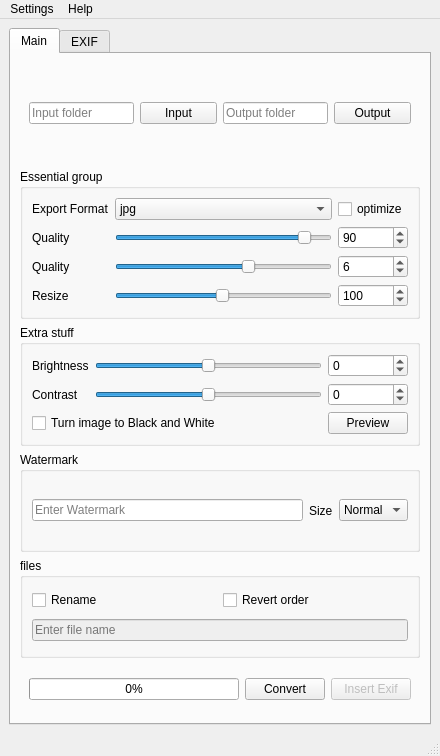
<?xml version="1.0" encoding="UTF-8"?>
<ui version="4.0">
 <class>MainWindow</class>
 <widget class="QMainWindow" name="MainWindow">
  <property name="windowModality">
   <enum>Qt::NonModal</enum>
  </property>
  <property name="geometry">
   <rect>
    <x>0</x>
    <y>0</y>
    <width>440</width>
    <height>756</height>
   </rect>
  </property>
  <property name="minimumSize">
   <size>
    <width>350</width>
    <height>677</height>
   </size>
  </property>
  <property name="maximumSize">
   <size>
    <width>1000</width>
    <height>1000</height>
   </size>
  </property>
  <property name="windowTitle">
   <string>OptimaLab35</string>
  </property>
  <widget class="QWidget" name="centralwidget">
   <layout class="QGridLayout" name="gridLayout">
    <item row="0" column="0">
     <widget class="QTabWidget" name="tabWidget">
      <property name="maximumSize">
       <size>
        <width>500</width>
        <height>16777215</height>
       </size>
      </property>
      <property name="currentIndex">
       <number>0</number>
      </property>
      <widget class="QWidget" name="tab_1">
       <attribute name="title">
        <string>Main</string>
       </attribute>
       <layout class="QVBoxLayout" name="verticalLayout_10">
        <item>
         <widget class="QFrame" name="folder_group">
          <property name="maximumSize">
           <size>
            <width>400</width>
            <height>16777215</height>
           </size>
          </property>
          <layout class="QGridLayout" name="gridLayout_5">
           <item row="0" column="1">
            <widget class="QPushButton" name="input_folder_button">
             <property name="minimumSize">
              <size>
               <width>70</width>
               <height>0</height>
              </size>
             </property>
             <property name="text">
              <string extracomment="Comment?">Input</string>
             </property>
             <property name="flat">
              <bool>false</bool>
             </property>
            </widget>
           </item>
           <item row="0" column="2">
            <widget class="QLineEdit" name="output_path">
             <property name="text">
              <string/>
             </property>
             <property name="placeholderText">
              <string>Output folder</string>
             </property>
            </widget>
           </item>
           <item row="0" column="0">
            <widget class="QLineEdit" name="input_path">
             <property name="text">
              <string/>
             </property>
             <property name="placeholderText">
              <string>Input folder</string>
             </property>
            </widget>
           </item>
           <item row="0" column="3">
            <widget class="QPushButton" name="output_folder_button">
             <property name="minimumSize">
              <size>
               <width>70</width>
               <height>0</height>
              </size>
             </property>
             <property name="text">
              <string>Output</string>
             </property>
            </widget>
           </item>
          </layout>
         </widget>
        </item>
        <item>
         <widget class="QGroupBox" name="groupBox">
          <property name="maximumSize">
           <size>
            <width>400</width>
            <height>16777215</height>
           </size>
          </property>
          <property name="title">
           <string>Essential group</string>
          </property>
          <layout class="QGridLayout" name="gridLayout_4">
           <item row="4" column="0">
            <widget class="QLabel" name="quality_label_2">
             <property name="text">
              <string>Quality</string>
             </property>
            </widget>
           </item>
           <item row="3" column="3">
            <widget class="QSpinBox" name="jpg_quality_spinBox">
             <property name="minimum">
              <number>1</number>
             </property>
             <property name="maximum">
              <number>100</number>
             </property>
             <property name="value">
              <number>90</number>
             </property>
            </widget>
           </item>
           <item row="0" column="0">
            <widget class="QLabel" name="label_11">
             <property name="text">
              <string>Export Format</string>
             </property>
            </widget>
           </item>
           <item row="0" column="3">
            <widget class="QCheckBox" name="optimize_checkBox">
             <property name="text">
              <string>optimize</string>
             </property>
            </widget>
           </item>
           <item row="4" column="2">
            <widget class="QSlider" name="png_quality_Slider">
             <property name="minimum">
              <number>1</number>
             </property>
             <property name="maximum">
              <number>9</number>
             </property>
             <property name="pageStep">
              <number>1</number>
             </property>
             <property name="sliderPosition">
              <number>6</number>
             </property>
             <property name="orientation">
              <enum>Qt::Horizontal</enum>
             </property>
            </widget>
           </item>
           <item row="4" column="3">
            <widget class="QSpinBox" name="png_quality_spinBox">
             <property name="enabled">
              <bool>true</bool>
             </property>
             <property name="minimum">
              <number>1</number>
             </property>
             <property name="maximum">
              <number>9</number>
             </property>
             <property name="value">
              <number>6</number>
             </property>
            </widget>
           </item>
           <item row="3" column="0">
            <widget class="QLabel" name="quality_label_1">
             <property name="text">
              <string>Quality</string>
             </property>
            </widget>
           </item>
           <item row="0" column="2">
            <widget class="QComboBox" name="image_type">
             <item>
              <property name="text">
               <string notr="true">jpg</string>
              </property>
             </item>
             <item>
              <property name="text">
               <string notr="true">png</string>
              </property>
             </item>
             <item>
              <property name="text">
               <string notr="true">webp</string>
              </property>
             </item>
            </widget>
           </item>
           <item row="3" column="2">
            <widget class="QSlider" name="jpg_quality_Slider">
             <property name="minimum">
              <number>1</number>
             </property>
             <property name="maximum">
              <number>100</number>
             </property>
             <property name="sliderPosition">
              <number>90</number>
             </property>
             <property name="orientation">
              <enum>Qt::Horizontal</enum>
             </property>
            </widget>
           </item>
           <item row="5" column="0">
            <widget class="QLabel" name="label_13">
             <property name="text">
              <string>Resize</string>
             </property>
            </widget>
           </item>
           <item row="5" column="2">
            <widget class="QSlider" name="resize_Slider">
             <property name="minimum">
              <number>1</number>
             </property>
             <property name="maximum">
              <number>200</number>
             </property>
             <property name="value">
              <number>100</number>
             </property>
             <property name="orientation">
              <enum>Qt::Horizontal</enum>
             </property>
            </widget>
           </item>
           <item row="5" column="3">
            <widget class="QSpinBox" name="resize_spinBox">
             <property name="enabled">
              <bool>true</bool>
             </property>
             <property name="minimum">
              <number>1</number>
             </property>
             <property name="maximum">
              <number>200</number>
             </property>
             <property name="singleStep">
              <number>1</number>
             </property>
             <property name="value">
              <number>100</number>
             </property>
            </widget>
           </item>
          </layout>
         </widget>
        </item>
        <item>
         <widget class="QGroupBox" name="groupBox_2">
          <property name="maximumSize">
           <size>
            <width>400</width>
            <height>16777215</height>
           </size>
          </property>
          <property name="mouseTracking">
           <bool>false</bool>
          </property>
          <property name="title">
           <string>Extra stuff</string>
          </property>
          <layout class="QGridLayout" name="gridLayout_3">
           <item row="1" column="0">
            <widget class="QLabel" name="label_9">
             <property name="text">
              <string>Brightness</string>
             </property>
            </widget>
           </item>
           <item row="1" column="1">
            <widget class="QSlider" name="brightness_horizontalSlider">
             <property name="minimum">
              <number>-100</number>
             </property>
             <property name="maximum">
              <number>100</number>
             </property>
             <property name="orientation">
              <enum>Qt::Horizontal</enum>
             </property>
            </widget>
           </item>
           <item row="1" column="2">
            <widget class="QSpinBox" name="brightness_spinBox">
             <property name="enabled">
              <bool>true</bool>
             </property>
             <property name="minimum">
              <number>-100</number>
             </property>
             <property name="maximum">
              <number>100</number>
             </property>
             <property name="value">
              <number>0</number>
             </property>
            </widget>
           </item>
           <item row="4" column="2">
            <widget class="QSpinBox" name="contrast_spinBox">
             <property name="enabled">
              <bool>true</bool>
             </property>
             <property name="minimum">
              <number>-100</number>
             </property>
             <property name="maximum">
              <number>100</number>
             </property>
             <property name="value">
              <number>0</number>
             </property>
            </widget>
           </item>
           <item row="4" column="0">
            <widget class="QLabel" name="label_10">
             <property name="text">
              <string>Contrast</string>
             </property>
            </widget>
           </item>
           <item row="4" column="1">
            <widget class="QSlider" name="contrast_horizontalSlider">
             <property name="minimum">
              <number>-100</number>
             </property>
             <property name="maximum">
              <number>100</number>
             </property>
             <property name="orientation">
              <enum>Qt::Horizontal</enum>
             </property>
            </widget>
           </item>
           <item row="5" column="0" colspan="2">
            <widget class="QCheckBox" name="grayscale_checkBox">
             <property name="text">
              <string>Turn image to Black and White</string>
             </property>
            </widget>
           </item>
           <item row="5" column="2">
            <widget class="QPushButton" name="preview_Button">
             <property name="text">
              <string>Preview</string>
             </property>
            </widget>
           </item>
          </layout>
         </widget>
        </item>
        <item>
         <widget class="QGroupBox" name="groupBox_3">
          <property name="enabled">
           <bool>true</bool>
          </property>
          <property name="title">
           <string>Watermark</string>
          </property>
          <property name="flat">
           <bool>false</bool>
          </property>
          <property name="checkable">
           <bool>false</bool>
          </property>
          <property name="checked">
           <bool>false</bool>
          </property>
          <layout class="QHBoxLayout" name="horizontalLayout_5">
           <item>
            <widget class="QLineEdit" name="watermark_lineEdit">
             <property name="enabled">
              <bool>true</bool>
             </property>
             <property name="text">
              <string/>
             </property>
             <property name="placeholderText">
              <string>Enter Watermark</string>
             </property>
            </widget>
           </item>
           <item>
            <widget class="QLabel" name="label_12">
             <property name="text">
              <string>Size</string>
             </property>
            </widget>
           </item>
           <item>
            <widget class="QComboBox" name="font_size_comboBox">
             <property name="currentText">
              <string>Normal</string>
             </property>
             <property name="currentIndex">
              <number>2</number>
             </property>
             <item>
              <property name="text">
               <string>Tiny</string>
              </property>
             </item>
             <item>
              <property name="text">
               <string>Small</string>
              </property>
             </item>
             <item>
              <property name="text">
               <string>Normal</string>
              </property>
             </item>
             <item>
              <property name="text">
               <string>Large</string>
              </property>
             </item>
             <item>
              <property name="text">
               <string>Huge</string>
              </property>
             </item>
            </widget>
           </item>
          </layout>
         </widget>
        </item>
        <item>
         <widget class="QGroupBox" name="rename_group">
          <property name="maximumSize">
           <size>
            <width>400</width>
            <height>16777215</height>
           </size>
          </property>
          <property name="title">
           <string>files</string>
          </property>
          <layout class="QGridLayout" name="gridLayout_6">
           <item row="0" column="0">
            <widget class="QCheckBox" name="rename_checkbox">
             <property name="text">
              <string>Rename</string>
             </property>
            </widget>
           </item>
           <item row="0" column="1">
            <widget class="QCheckBox" name="revert_checkbox">
             <property name="text">
              <string>Revert order</string>
             </property>
            </widget>
           </item>
           <item row="1" column="0" colspan="2">
            <widget class="QLineEdit" name="filename">
             <property name="enabled">
              <bool>false</bool>
             </property>
             <property name="text">
              <string/>
             </property>
             <property name="placeholderText">
              <string>Enter file name</string>
             </property>
            </widget>
           </item>
          </layout>
         </widget>
        </item>
        <item>
         <widget class="QWidget" name="widget_9" native="true">
          <property name="maximumSize">
           <size>
            <width>400</width>
            <height>50</height>
           </size>
          </property>
          <layout class="QHBoxLayout" name="horizontalLayout_3">
           <item>
            <widget class="QProgressBar" name="progressBar">
             <property name="enabled">
              <bool>true</bool>
             </property>
             <property name="value">
              <number>0</number>
             </property>
            </widget>
           </item>
           <item>
            <widget class="QPushButton" name="start_button">
             <property name="enabled">
              <bool>true</bool>
             </property>
             <property name="text">
              <string>Convert</string>
             </property>
            </widget>
           </item>
           <item>
            <widget class="QPushButton" name="insert_exif_Button">
             <property name="enabled">
              <bool>false</bool>
             </property>
             <property name="text">
              <string>Insert Exif</string>
             </property>
            </widget>
           </item>
          </layout>
         </widget>
        </item>
       </layout>
      </widget>
      <widget class="QWidget" name="tab_2">
       <attribute name="title">
        <string>EXIF</string>
       </attribute>
       <layout class="QVBoxLayout" name="verticalLayout_9">
        <item>
         <widget class="QGroupBox" name="exif_group">
          <property name="title">
           <string>EXIF EXPERIMENTAL</string>
          </property>
          <layout class="QHBoxLayout" name="horizontalLayout">
           <item>
            <widget class="QCheckBox" name="exif_checkbox">
             <property name="enabled">
              <bool>true</bool>
             </property>
             <property name="text">
              <string>own exif</string>
             </property>
            </widget>
           </item>
           <item>
            <widget class="QCheckBox" name="exif_copy_checkBox">
             <property name="text">
              <string>copy exif</string>
             </property>
            </widget>
           </item>
           <item>
            <widget class="QPushButton" name="edit_exif_button">
             <property name="enabled">
              <bool>false</bool>
             </property>
             <property name="text">
              <string>Edit Exif</string>
             </property>
            </widget>
           </item>
          </layout>
         </widget>
        </item>
        <item>
         <widget class="QGroupBox" name="exif_options_group">
          <property name="enabled">
           <bool>false</bool>
          </property>
          <property name="title">
           <string>Must</string>
          </property>
          <layout class="QGridLayout" name="gridLayout_7">
           <item row="3" column="0">
            <widget class="QWidget" name="widget_7" native="true">
             <layout class="QVBoxLayout" name="verticalLayout_7">
              <item>
               <widget class="QLabel" name="label_7">
                <property name="text">
                 <string>Artist</string>
                </property>
               </widget>
              </item>
              <item>
               <widget class="QComboBox" name="artist_comboBox"/>
              </item>
             </layout>
            </widget>
           </item>
           <item row="1" column="1">
            <widget class="QWidget" name="widget_4" native="true">
             <layout class="QVBoxLayout" name="verticalLayout_4">
              <item>
               <widget class="QLabel" name="label_4">
                <property name="text">
                 <string>ISO</string>
                </property>
               </widget>
              </item>
              <item>
               <widget class="QComboBox" name="iso_comboBox"/>
              </item>
             </layout>
            </widget>
           </item>
           <item row="2" column="1">
            <widget class="QWidget" name="widget_6" native="true">
             <layout class="QVBoxLayout" name="verticalLayout_6">
              <item>
               <widget class="QLabel" name="label_6">
                <property name="text">
                 <string>Scanner</string>
                </property>
               </widget>
              </item>
              <item>
               <widget class="QComboBox" name="user_comment_comboBox"/>
              </item>
             </layout>
            </widget>
           </item>
           <item row="1" column="0">
            <widget class="QWidget" name="widget_2" native="true">
             <layout class="QVBoxLayout" name="verticalLayout_2">
              <item>
               <widget class="QLabel" name="label_2">
                <property name="text">
                 <string>Lens</string>
                </property>
               </widget>
              </item>
              <item>
               <widget class="QComboBox" name="lens_comboBox"/>
              </item>
             </layout>
            </widget>
           </item>
           <item row="2" column="0">
            <widget class="QWidget" name="widget_5" native="true">
             <layout class="QVBoxLayout" name="verticalLayout_5">
              <item>
               <widget class="QLabel" name="label_5">
                <property name="text">
                 <string>Film</string>
                </property>
               </widget>
              </item>
              <item>
               <widget class="QComboBox" name="image_description_comboBox"/>
              </item>
             </layout>
            </widget>
           </item>
           <item row="0" column="0">
            <widget class="QWidget" name="widget" native="true">
             <layout class="QVBoxLayout" name="verticalLayout">
              <item>
               <widget class="QLabel" name="label">
                <property name="text">
                 <string>Make</string>
                </property>
               </widget>
              </item>
              <item>
               <widget class="QComboBox" name="make_comboBox">
                <property name="currentText">
                 <string/>
                </property>
                <property name="placeholderText">
                 <string/>
                </property>
               </widget>
              </item>
             </layout>
            </widget>
           </item>
           <item row="0" column="1">
            <widget class="QWidget" name="widget_3" native="true">
             <layout class="QVBoxLayout" name="verticalLayout_3">
              <item>
               <widget class="QLabel" name="label_3">
                <property name="text">
                 <string>Model</string>
                </property>
               </widget>
              </item>
              <item>
               <widget class="QComboBox" name="model_comboBox"/>
              </item>
             </layout>
            </widget>
           </item>
           <item row="3" column="1">
            <widget class="QWidget" name="widget_8" native="true">
             <layout class="QVBoxLayout" name="verticalLayout_8">
              <item>
               <widget class="QLabel" name="label_8">
                <property name="text">
                 <string>Copyright</string>
                </property>
               </widget>
              </item>
              <item>
               <widget class="QComboBox" name="copyright_info_comboBox"/>
              </item>
             </layout>
            </widget>
           </item>
          </layout>
         </widget>
        </item>
        <item>
         <widget class="QGroupBox" name="gps_groupBox">
          <property name="enabled">
           <bool>false</bool>
          </property>
          <property name="title">
           <string>GPS</string>
          </property>
          <layout class="QHBoxLayout" name="horizontalLayout_4">
           <item>
            <widget class="QCheckBox" name="gps_checkBox">
             <property name="text">
              <string>add gps</string>
             </property>
            </widget>
           </item>
           <item>
            <widget class="QLineEdit" name="lat_lineEdit">
             <property name="enabled">
              <bool>false</bool>
             </property>
             <property name="text">
              <string/>
             </property>
             <property name="placeholderText">
              <string>latitude [S, N]</string>
             </property>
            </widget>
           </item>
           <item>
            <widget class="QLineEdit" name="long_lineEdit">
             <property name="enabled">
              <bool>false</bool>
             </property>
             <property name="text">
              <string/>
             </property>
             <property name="placeholderText">
              <string>longitude [W, E]</string>
             </property>
            </widget>
           </item>
          </layout>
         </widget>
        </item>
        <item>
         <widget class="QGroupBox" name="date_groupBox">
          <property name="enabled">
           <bool>false</bool>
          </property>
          <property name="title">
           <string>Optional</string>
          </property>
          <layout class="QHBoxLayout" name="horizontalLayout_2">
           <item>
            <widget class="QCheckBox" name="add_date_checkBox">
             <property name="text">
              <string>add date</string>
             </property>
            </widget>
           </item>
           <item>
            <widget class="QDateEdit" name="dateEdit">
             <property name="enabled">
              <bool>false</bool>
             </property>
             <property name="dateTime">
              <datetime>
               <hour>0</hour>
               <minute>0</minute>
               <second>0</second>
               <year>2025</year>
               <month>1</month>
               <day>1</day>
              </datetime>
             </property>
            </widget>
           </item>
          </layout>
         </widget>
        </item>
       </layout>
      </widget>
     </widget>
    </item>
   </layout>
  </widget>
  <widget class="QStatusBar" name="statusBar"/>
  <widget class="QMenuBar" name="menuBar">
   <property name="geometry">
    <rect>
     <x>0</x>
     <y>0</y>
     <width>440</width>
     <height>27</height>
    </rect>
   </property>
   <widget class="QMenu" name="menuSettings">
    <property name="title">
     <string>Settings</string>
    </property>
    <addaction name="actionPreview"/>
   </widget>
   <widget class="QMenu" name="menuHelp">
    <property name="title">
     <string>Help</string>
    </property>
    <addaction name="actionAbout"/>
   </widget>
   <addaction name="menuSettings"/>
   <addaction name="menuHelp"/>
  </widget>
  <action name="actionInfo">
   <property name="text">
    <string>About</string>
   </property>
  </action>
  <action name="actionPreview">
   <property name="text">
    <string>Preview image</string>
   </property>
  </action>
  <action name="actionAbout">
   <property name="text">
    <string>About</string>
   </property>
  </action>
 </widget>
 <resources/>
 <connections>
  <connection>
   <sender>rename_checkbox</sender>
   <signal>toggled(bool)</signal>
   <receiver>filename</receiver>
   <slot>setEnabled(bool)</slot>
   <hints>
    <hint type="sourcelabel">
     <x>105</x>
     <y>522</y>
    </hint>
    <hint type="destinationlabel">
     <x>182</x>
     <y>560</y>
    </hint>
   </hints>
  </connection>
  <connection>
   <sender>exif_checkbox</sender>
   <signal>toggled(bool)</signal>
   <receiver>exif_options_group</receiver>
   <slot>setEnabled(bool)</slot>
   <hints>
    <hint type="sourcelabel">
     <x>130</x>
     <y>105</y>
    </hint>
    <hint type="destinationlabel">
     <x>236</x>
     <y>328</y>
    </hint>
   </hints>
  </connection>
  <connection>
   <sender>jpg_quality_Slider</sender>
   <signal>valueChanged(int)</signal>
   <receiver>jpg_quality_spinBox</receiver>
   <slot>setValue(int)</slot>
   <hints>
    <hint type="sourcelabel">
     <x>218</x>
     <y>289</y>
    </hint>
    <hint type="destinationlabel">
     <x>380</x>
     <y>289</y>
    </hint>
   </hints>
  </connection>
  <connection>
   <sender>exif_copy_checkBox</sender>
   <signal>toggled(bool)</signal>
   <receiver>exif_checkbox</receiver>
   <slot>setDisabled(bool)</slot>
   <hints>
    <hint type="sourcelabel">
     <x>332</x>
     <y>105</y>
    </hint>
    <hint type="destinationlabel">
     <x>130</x>
     <y>105</y>
    </hint>
   </hints>
  </connection>
  <connection>
   <sender>exif_checkbox</sender>
   <signal>toggled(bool)</signal>
   <receiver>exif_copy_checkBox</receiver>
   <slot>setDisabled(bool)</slot>
   <hints>
    <hint type="sourcelabel">
     <x>130</x>
     <y>105</y>
    </hint>
    <hint type="destinationlabel">
     <x>332</x>
     <y>105</y>
    </hint>
   </hints>
  </connection>
  <connection>
   <sender>resize_spinBox</sender>
   <signal>valueChanged(int)</signal>
   <receiver>resize_Slider</receiver>
   <slot>setValue(int)</slot>
   <hints>
    <hint type="sourcelabel">
     <x>380</x>
     <y>252</y>
    </hint>
    <hint type="destinationlabel">
     <x>218</x>
     <y>252</y>
    </hint>
   </hints>
  </connection>
  <connection>
   <sender>png_quality_spinBox</sender>
   <signal>valueChanged(int)</signal>
   <receiver>png_quality_Slider</receiver>
   <slot>setValue(int)</slot>
   <hints>
    <hint type="sourcelabel">
     <x>380</x>
     <y>326</y>
    </hint>
    <hint type="destinationlabel">
     <x>218</x>
     <y>326</y>
    </hint>
   </hints>
  </connection>
  <connection>
   <sender>contrast_horizontalSlider</sender>
   <signal>valueChanged(int)</signal>
   <receiver>contrast_spinBox</receiver>
   <slot>setValue(int)</slot>
   <hints>
    <hint type="sourcelabel">
     <x>187</x>
     <y>458</y>
    </hint>
    <hint type="destinationlabel">
     <x>378</x>
     <y>458</y>
    </hint>
   </hints>
  </connection>
  <connection>
   <sender>resize_Slider</sender>
   <signal>valueChanged(int)</signal>
   <receiver>resize_spinBox</receiver>
   <slot>setValue(int)</slot>
   <hints>
    <hint type="sourcelabel">
     <x>218</x>
     <y>252</y>
    </hint>
    <hint type="destinationlabel">
     <x>380</x>
     <y>252</y>
    </hint>
   </hints>
  </connection>
  <connection>
   <sender>brightness_horizontalSlider</sender>
   <signal>valueChanged(int)</signal>
   <receiver>brightness_spinBox</receiver>
   <slot>setValue(int)</slot>
   <hints>
    <hint type="sourcelabel">
     <x>187</x>
     <y>393</y>
    </hint>
    <hint type="destinationlabel">
     <x>378</x>
     <y>393</y>
    </hint>
   </hints>
  </connection>
  <connection>
   <sender>exif_checkbox</sender>
   <signal>toggled(bool)</signal>
   <receiver>date_groupBox</receiver>
   <slot>setEnabled(bool)</slot>
   <hints>
    <hint type="sourcelabel">
     <x>126</x>
     <y>103</y>
    </hint>
    <hint type="destinationlabel">
     <x>224</x>
     <y>589</y>
    </hint>
   </hints>
  </connection>
  <connection>
   <sender>png_quality_Slider</sender>
   <signal>valueChanged(int)</signal>
   <receiver>png_quality_spinBox</receiver>
   <slot>setValue(int)</slot>
   <hints>
    <hint type="sourcelabel">
     <x>218</x>
     <y>326</y>
    </hint>
    <hint type="destinationlabel">
     <x>380</x>
     <y>326</y>
    </hint>
   </hints>
  </connection>
  <connection>
   <sender>gps_checkBox</sender>
   <signal>toggled(bool)</signal>
   <receiver>lat_lineEdit</receiver>
   <slot>setEnabled(bool)</slot>
   <hints>
    <hint type="sourcelabel">
     <x>72</x>
     <y>547</y>
    </hint>
    <hint type="destinationlabel">
     <x>192</x>
     <y>547</y>
    </hint>
   </hints>
  </connection>
  <connection>
   <sender>exif_checkbox</sender>
   <signal>toggled(bool)</signal>
   <receiver>insert_exif_Button</receiver>
   <slot>setEnabled(bool)</slot>
   <hints>
    <hint type="sourcelabel">
     <x>92</x>
     <y>130</y>
    </hint>
    <hint type="destinationlabel">
     <x>369</x>
     <y>684</y>
    </hint>
   </hints>
  </connection>
  <connection>
   <sender>gps_checkBox</sender>
   <signal>toggled(bool)</signal>
   <receiver>long_lineEdit</receiver>
   <slot>setEnabled(bool)</slot>
   <hints>
    <hint type="sourcelabel">
     <x>72</x>
     <y>547</y>
    </hint>
    <hint type="destinationlabel">
     <x>344</x>
     <y>547</y>
    </hint>
   </hints>
  </connection>
  <connection>
   <sender>brightness_spinBox</sender>
   <signal>valueChanged(int)</signal>
   <receiver>brightness_horizontalSlider</receiver>
   <slot>setValue(int)</slot>
   <hints>
    <hint type="sourcelabel">
     <x>378</x>
     <y>393</y>
    </hint>
    <hint type="destinationlabel">
     <x>187</x>
     <y>393</y>
    </hint>
   </hints>
  </connection>
  <connection>
   <sender>resize_Slider</sender>
   <signal>valueChanged(int)</signal>
   <receiver>resize_spinBox</receiver>
   <slot>setValue(int)</slot>
   <hints>
    <hint type="sourcelabel">
     <x>218</x>
     <y>252</y>
    </hint>
    <hint type="destinationlabel">
     <x>380</x>
     <y>252</y>
    </hint>
   </hints>
  </connection>
  <connection>
   <sender>exif_checkbox</sender>
   <signal>toggled(bool)</signal>
   <receiver>gps_groupBox</receiver>
   <slot>setEnabled(bool)</slot>
   <hints>
    <hint type="sourcelabel">
     <x>94</x>
     <y>103</y>
    </hint>
    <hint type="destinationlabel">
     <x>224</x>
     <y>535</y>
    </hint>
   </hints>
  </connection>
  <connection>
   <sender>contrast_spinBox</sender>
   <signal>valueChanged(int)</signal>
   <receiver>contrast_horizontalSlider</receiver>
   <slot>setValue(int)</slot>
   <hints>
    <hint type="sourcelabel">
     <x>378</x>
     <y>458</y>
    </hint>
    <hint type="destinationlabel">
     <x>187</x>
     <y>458</y>
    </hint>
   </hints>
  </connection>
  <connection>
   <sender>exif_checkbox</sender>
   <signal>toggled(bool)</signal>
   <receiver>edit_exif_button</receiver>
   <slot>setEnabled(bool)</slot>
   <hints>
    <hint type="sourcelabel">
     <x>134</x>
     <y>107</y>
    </hint>
    <hint type="destinationlabel">
     <x>79</x>
     <y>170</y>
    </hint>
   </hints>
  </connection>
  <connection>
   <sender>add_date_checkBox</sender>
   <signal>toggled(bool)</signal>
   <receiver>dateEdit</receiver>
   <slot>setEnabled(bool)</slot>
   <hints>
    <hint type="sourcelabel">
     <x>94</x>
     <y>601</y>
    </hint>
    <hint type="destinationlabel">
     <x>224</x>
     <y>602</y>
    </hint>
   </hints>
  </connection>
  <connection>
   <sender>jpg_quality_spinBox</sender>
   <signal>valueChanged(int)</signal>
   <receiver>jpg_quality_Slider</receiver>
   <slot>setValue(int)</slot>
   <hints>
    <hint type="sourcelabel">
     <x>380</x>
     <y>289</y>
    </hint>
    <hint type="destinationlabel">
     <x>218</x>
     <y>289</y>
    </hint>
   </hints>
  </connection>
 </connections>
</ui>
